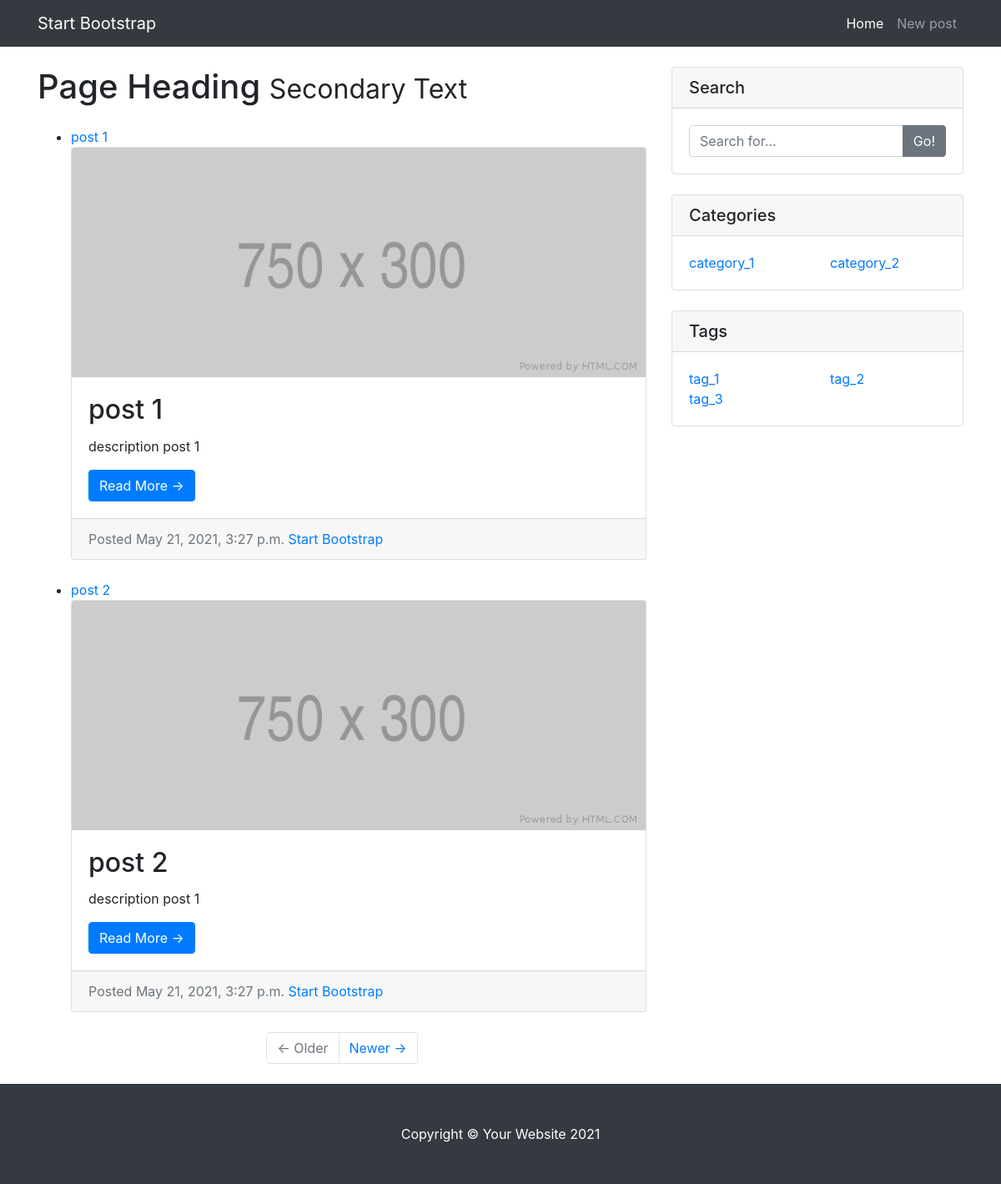
The page / on the database its author committed.
### website/models.py (models this page shows)
class Post(models.Model):
    title = models.CharField(max_length=100, null=False, blank=False, verbose_name="Название")
    description = models.TextField(null=True, blank=True, verbose_name='Описание')
    created_at = models.DateTimeField(auto_now_add=True, verbose_name='Создан')
    updated_at = models.DateTimeField(auto_now=True, verbose_name='Обновлен')
    published = models.BooleanField(verbose_name='Опубликован')
    author = models.ForeignKey(Authors, null=True, on_delete=models.SET_NULL, verbose_name='Автор')
    category = models.ForeignKey(Category, null=True, on_delete=models.SET_NULL, verbose_name='Категории')
    tags = models.ManyToManyField(Tag, verbose_name='Теги')

class Category(models.Model):
    name = models.CharField(max_length=100, null=False, blank=False, verbose_name='Имя')

class Tag(models.Model):
    name = models.CharField(max_length=100, null=False, blank=False, verbose_name='Имя')

### website/views.py (the view)
# urls.py: path('', index, name='index'),
def index(request):
    context = {
        'posts': Post.objects.all().order_by('created_at'),
        'odd_categories': Category.objects.all().order_by('name')[::2],
        'even_categories': Category.objects.all().order_by('name')[1::2],
        'odd_tags': Tag.objects.all().order_by('name')[::2],
        'even_tags': Tag.objects.all().order_by('name')[1::2]
    }
    return render(request, 'blog/index.html', context=context)

### templates/blog/index.html
{% extends 'layout.html' %}
{% load static %}
{% block content %}
    <div class="col-md-8">
        <h1 class="my-4">
            Page Heading
            <small>Secondary Text</small>
        </h1>
        <ul>
            {% for post in posts %}
                <li><a href="{% url 'details' post.pk %}">{{ post.title }}</a></li>
                <div class="card mb-4">
                    <img class="card-img-top" src="{% static 'blog/images/750x300.png' %}" alt="Card image cap"/>
                    <div class="card-body">
                        <h2 class="card-title">{{ post.title }}</h2>
                        <p class="card-text">{{ post.description }}</p>
                        <a class="btn btn-primary" href="{% url 'details' post.pk %}">Read More →</a>
                    </div>
                    <div class="card-footer text-muted">Posted {{ post.created_at }}
                        <a href="#!">Start Bootstrap</a>
                    </div>
                </div>
            {% endfor %}
        </ul>
        <ul class="pagination justify-content-center mb-4">
            <li class="page-item disabled"><a class="page-link" href="#!">← Older</a></li>
            <li class="page-item"><a class="page-link" href="#!">Newer →</a></li>
        </ul>
    </div>
{% endblock %}
{% block side_widget %}
    <div class="col-md-4">
        <div class="card my-4">
            <h5 class="card-header">Search</h5>
            <div class="card-body">
                <div class="input-group">
                    <input class="form-control" type="text" placeholder="Search for..."/>
                    <span class="input-group-append"><button class="btn btn-secondary" type="button">Go!</button></span>
                </div>
            </div>
        </div>
        <div class="card my-4">
            <h5 class="card-header">Categories</h5>
            <div class="card-body">
                <div class="row">
                    <div class="col-lg-6">
                        <ul class="list-unstyled mb-0">
                            {% for category in odd_categories %}
                                <li><a href="#!">{{ category.name }}</a></li>
                            {% endfor %}
                        </ul>
                    </div>
                    <div class="col-lg-6">
                        <ul class="list-unstyled mb-0">
                            {% for category in even_categories %}
                                <li><a href="#!">{{ category.name }}</a></li>
                            {% endfor %}
                        </ul>
                    </div>
                </div>
            </div>
        </div>
        <div class="card my-4">
            <h5 class="card-header">Tags</h5>
            <div class="card-body">
                <div class="row">
                    <div class="col-lg-6">
                        <ul class="list-unstyled mb-0">
                            {% for tag in odd_tags %}
                            <li><a href="#!">{{ tag.name }}</a></li>
                            {% endfor %}
                        </ul>
                    </div>
                    <div class="col-lg-6">
                        <ul class="list-unstyled mb-0">
                            {% for tag in even_tags %}
                            <li><a href="#!">{{ tag.name }}</a></li>
                            {% endfor %}
                        </ul>
                    </div>
                </div>
            </div>
        </div>
    </div>
{% endblock %}

### templates/layout.html (shortened to what this page needs)
{% load static %}
<!DOCTYPE html>
<html lang="en">
<head>
    <link href="{% static 'blog/css/styles.css' %}" rel="stylesheet"/>
</head>
<body>
<nav class="navbar navbar-expand-lg navbar-dark bg-dark">
    <div class="container">
        <a class="navbar-brand" href="{% url 'index' %}">Start Bootstrap</a>
        <div class="collapse navbar-collapse" id="navbarResponsive">
            <ul class="navbar-nav ml-auto">
                <li class="nav-item active">
                    <a class="nav-link" href="{% url 'index' %}">
                        Home
                    </a>
                </li>
                <li class="nav-item"><a class="nav-link" href="{% url 'create' %}">New post</a></li>
            </ul>
        </div>
    </div>
</nav>
<div class="container">
    <div class="row">
        {% block content %}{% endblock %}
        {% block side_widget %}{% endblock %}
    </div>
</div>
<footer class="py-5 bg-dark">
    <div class="container"><p class="m-0 text-center text-white">Copyright &copy; Your Website 2021</p></div>
</footer>
</body>
</html>

### rows shown on the page
Post: title "post 1", description "description post 1", created_at "May 21, 2021, 3:27 p.m."
Post: title "post 2", description "description post 1", created_at "May 21, 2021, 3:27 p.m."
Category: name "category_1"
Category: name "category_2"
Tag: name "tag_1"
Tag: name "tag_3"
Tag: name "tag_2"
